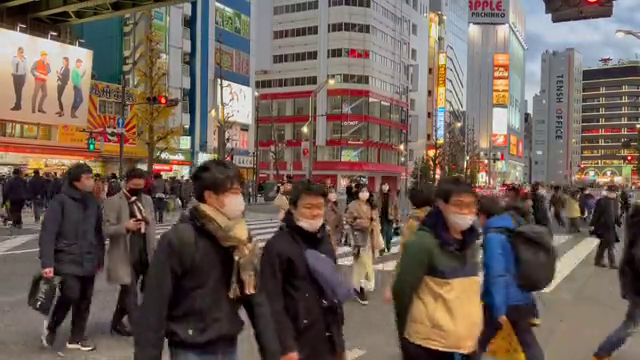
#> input picture frame 37 of walking.mp4, 640 x 360 px, given in place of video_1.mp4, which was not available
$ python tracker.py
#> lines starting #> are read from the running program, lines starting #| are printed output that depends on the picture
import cv2

tracker_types = ['BOOSTING', 'MIL','KCF', 'TLD', 'MEDIANFLOW', 'MOSSE', 'CSRT']
tracker_type = tracker_types[6]

if tracker_type == 'BOOSTING':
    tracker = cv2.legacy.TrackerBoosting_create()
if tracker_type == 'MIL':
    tracker = cv2.TrackerMIL_create()
if tracker_type == 'KCF':
    tracker = cv2.TrackerKCF_create()
if tracker_type == 'TLD':
    tracker = cv2.legacy.TrackerTLD_create()
if tracker_type == 'MEDIANFLOW':
    tracker = cv2.legacy.TrackerMedianFlow_create()
if tracker_type == 'MOSSE':
    tracker = cv2.legacy.TrackerMOSSE_create()
if tracker_type == "CSRT":
    tracker = cv2.TrackerCSRT_create()

# Get the video file and read it
video = cv2.VideoCapture("video_1.mp4")
ret, frame = video.read()
#> frame is the input picture: shape (360, 640, 3); mean B, G, R 85.2, 94.2, 109.3

frame_height, frame_width = frame.shape[:2]
#> frame_height = 360; frame_width = 640
# Resize the video for a more convinient view
frame = cv2.resize(frame, [frame_width//2, frame_height//2])
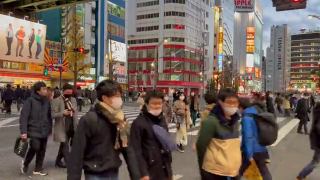
#> frame: shape (180, 320, 3); mean B, G, R 85.3, 94.3, 109.4
# Initialize video writer to save the results
output = cv2.VideoWriter(f'{tracker_type}.avi',
                         cv2.VideoWriter_fourcc(*'XVID'), 60.0,
                         (frame_width//2, frame_height//2), True)
if not ret:
    print('cannot read the video')
# Select the bounding box in the first frame
#> (the run stopped early here; a loop or call above may not have finished)

$ run again, starting later in the video
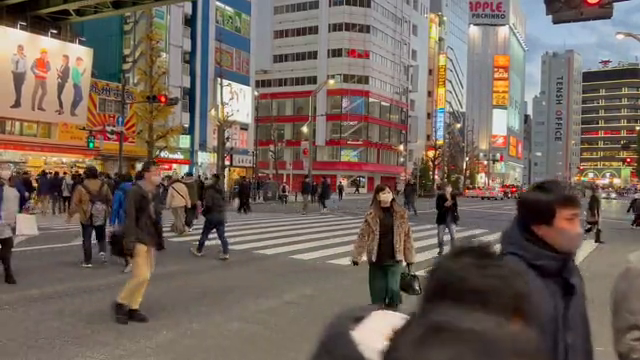
#> input picture frame 166 of walking.mp4, 640 x 360 px, given in place of video_1.mp4, which was not available
#> frame is the input picture: shape (360, 640, 3); mean B, G, R 91.1, 100.3, 114.2
#> `frame = cv2.resize(frame, [frame_width//2, frame_height//2])`:
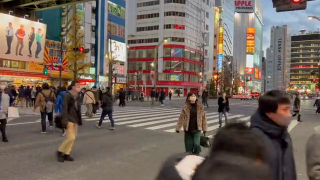
#> frame: shape (180, 320, 3); mean B, G, R 91.2, 100.4, 114.3

$ run again, starting later in the video
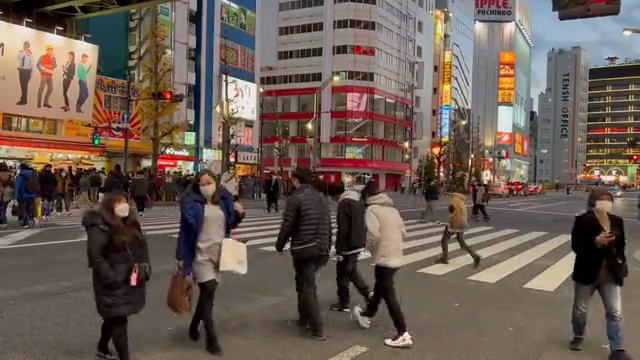
#> input picture frame 296 of walking.mp4, 640 x 360 px, given in place of video_1.mp4, which was not available
#> frame is the input picture: shape (360, 640, 3); mean B, G, R 83.6, 92.7, 107.2
#> `frame = cv2.resize(frame, [frame_width//2, frame_height//2])`:
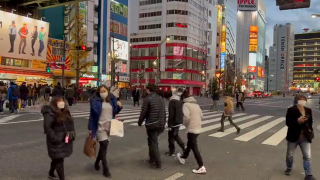
#> frame: shape (180, 320, 3); mean B, G, R 83.7, 92.9, 107.3
